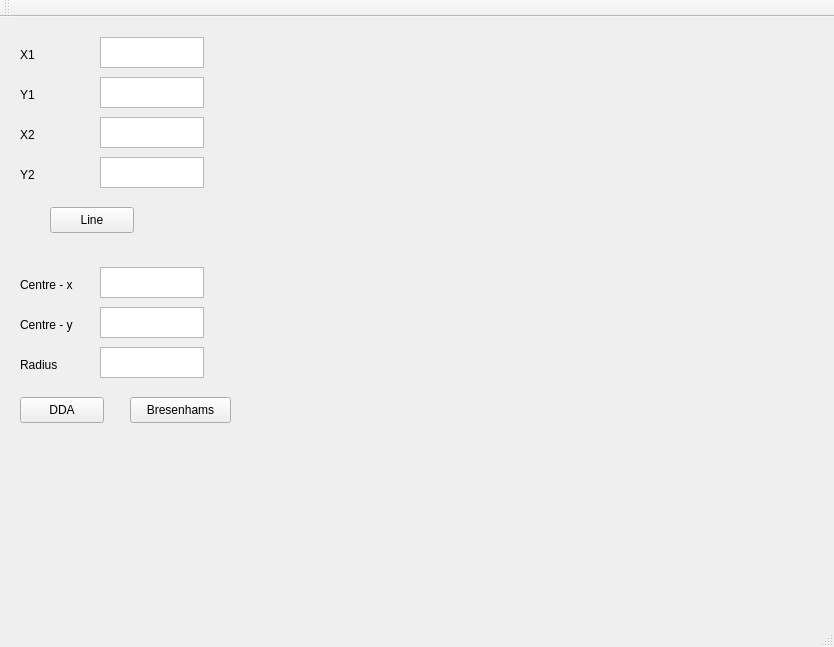
<?xml version="1.0" encoding="UTF-8"?>
<ui version="4.0">
 <class>MainWindow</class>
 <widget class="QMainWindow" name="MainWindow">
  <property name="geometry">
   <rect>
    <x>0</x>
    <y>0</y>
    <width>834</width>
    <height>647</height>
   </rect>
  </property>
  <property name="windowTitle">
   <string>MainWindow</string>
  </property>
  <widget class="QWidget" name="centralWidget">
   <widget class="QTextEdit" name="textEdit_7">
    <property name="geometry">
     <rect>
      <x>100</x>
      <y>140</y>
      <width>104</width>
      <height>31</height>
     </rect>
    </property>
   </widget>
   <widget class="QPushButton" name="pushButton_2">
    <property name="geometry">
     <rect>
      <x>130</x>
      <y>380</y>
      <width>101</width>
      <height>26</height>
     </rect>
    </property>
    <property name="text">
     <string>Bresenhams</string>
    </property>
   </widget>
   <widget class="QPushButton" name="pushButton">
    <property name="geometry">
     <rect>
      <x>20</x>
      <y>380</y>
      <width>84</width>
      <height>26</height>
     </rect>
    </property>
    <property name="text">
     <string>DDA</string>
    </property>
   </widget>
   <widget class="QPushButton" name="pushButton_3">
    <property name="geometry">
     <rect>
      <x>50</x>
      <y>190</y>
      <width>84</width>
      <height>26</height>
     </rect>
    </property>
    <property name="text">
     <string>Line</string>
    </property>
   </widget>
   <widget class="QLabel" name="label_7">
    <property name="geometry">
     <rect>
      <x>20</x>
      <y>150</y>
      <width>71</width>
      <height>16</height>
     </rect>
    </property>
    <property name="text">
     <string>Y2</string>
    </property>
   </widget>
   <widget class="QLabel" name="label_8">
    <property name="geometry">
     <rect>
      <x>290</x>
      <y>20</y>
      <width>500</width>
      <height>500</height>
     </rect>
    </property>
    <property name="text">
     <string/>
    </property>
   </widget>
   <widget class="QLabel" name="label_4">
    <property name="geometry">
     <rect>
      <x>20</x>
      <y>30</y>
      <width>71</width>
      <height>16</height>
     </rect>
    </property>
    <property name="text">
     <string>X1</string>
    </property>
   </widget>
   <widget class="QTextEdit" name="textEdit_3">
    <property name="geometry">
     <rect>
      <x>100</x>
      <y>330</y>
      <width>104</width>
      <height>31</height>
     </rect>
    </property>
   </widget>
   <widget class="QTextEdit" name="textEdit_5">
    <property name="geometry">
     <rect>
      <x>100</x>
      <y>60</y>
      <width>104</width>
      <height>31</height>
     </rect>
    </property>
   </widget>
   <widget class="QLabel" name="label_3">
    <property name="geometry">
     <rect>
      <x>20</x>
      <y>340</y>
      <width>71</width>
      <height>16</height>
     </rect>
    </property>
    <property name="text">
     <string>Radius</string>
    </property>
   </widget>
   <widget class="QLabel" name="label_2">
    <property name="geometry">
     <rect>
      <x>20</x>
      <y>300</y>
      <width>71</width>
      <height>16</height>
     </rect>
    </property>
    <property name="text">
     <string>Centre - y</string>
    </property>
   </widget>
   <widget class="QTextEdit" name="textEdit_2">
    <property name="geometry">
     <rect>
      <x>100</x>
      <y>290</y>
      <width>104</width>
      <height>31</height>
     </rect>
    </property>
   </widget>
   <widget class="QTextEdit" name="textEdit">
    <property name="geometry">
     <rect>
      <x>100</x>
      <y>250</y>
      <width>104</width>
      <height>31</height>
     </rect>
    </property>
   </widget>
   <widget class="QTextEdit" name="textEdit_6">
    <property name="geometry">
     <rect>
      <x>100</x>
      <y>100</y>
      <width>104</width>
      <height>31</height>
     </rect>
    </property>
   </widget>
   <widget class="QTextEdit" name="textEdit_4">
    <property name="geometry">
     <rect>
      <x>100</x>
      <y>20</y>
      <width>104</width>
      <height>31</height>
     </rect>
    </property>
   </widget>
   <widget class="QLabel" name="label_5">
    <property name="geometry">
     <rect>
      <x>20</x>
      <y>70</y>
      <width>71</width>
      <height>16</height>
     </rect>
    </property>
    <property name="text">
     <string>Y1</string>
    </property>
   </widget>
   <widget class="QLabel" name="label">
    <property name="geometry">
     <rect>
      <x>20</x>
      <y>260</y>
      <width>71</width>
      <height>16</height>
     </rect>
    </property>
    <property name="text">
     <string>Centre - x</string>
    </property>
   </widget>
   <widget class="QLabel" name="label_6">
    <property name="geometry">
     <rect>
      <x>20</x>
      <y>110</y>
      <width>71</width>
      <height>16</height>
     </rect>
    </property>
    <property name="text">
     <string>X2</string>
    </property>
   </widget>
  </widget>
  <widget class="QMenuBar" name="menuBar">
   <property name="geometry">
    <rect>
     <x>0</x>
     <y>0</y>
     <width>834</width>
     <height>22</height>
    </rect>
   </property>
  </widget>
  <widget class="QToolBar" name="mainToolBar">
   <attribute name="toolBarArea">
    <enum>TopToolBarArea</enum>
   </attribute>
   <attribute name="toolBarBreak">
    <bool>false</bool>
   </attribute>
  </widget>
  <widget class="QStatusBar" name="statusBar"/>
 </widget>
 <layoutdefault spacing="6" margin="11"/>
 <resources/>
 <connections/>
</ui>
